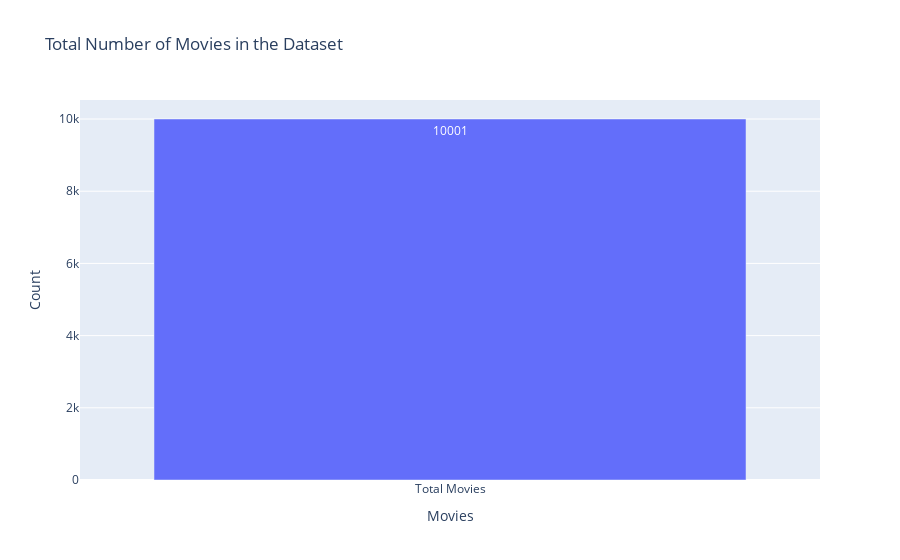

The cell this chart's notebook holds for it:
### Markdown cell above
### 🧹 **Remove Duplicates**
---

This step involves identifying and removing duplicate entries in the dataset to ensure data quality.  
Duplicate movies (with the same Title, Year, or other key features) are dropped to prevent bias in the recommendation system.

### Code cell
df = df.drop_duplicates()
total_movies = len(df)

fig = px.bar(
    x=["Total Movies"],
    y=[total_movies],
    text=[total_movies],
    labels={"x": "Movies", "y": "Count"},
    title="Total Number of Movies in the Dataset"
)

fig.update_traces(textposition="inside") #
fig.show()

### Figure 1 — Plotly figure (JSON) as saved in the notebook; plotly's stock layout.template omitted (floating-point values rounded to 4 significant figures)
{"data": [{"hovertemplate": "Movies=%{x}<br>Count=%{y}<br>text=%{text}<extra></extra>", "legendgroup": "", "marker": {"color": "#636efa", "pattern": {"shape": ""}}, "name": "", "orientation": "v", "showlegend": false, "text": [10000.0], "textposition": "inside", "type": "bar", "x": ["Total Movies"], "xaxis": "x", "y": [10001], "yaxis": "y"}], "layout": {"barmode": "relative", "legend": {"tracegroupgap": 0}, "title": {"text": "Total Number of Movies in the Dataset"}, "xaxis": {"anchor": "y", "domain": [0, 1], "title": {"text": "Movies"}}, "yaxis": {"anchor": "x", "domain": [0, 1], "title": {"text": "Count"}}}}
